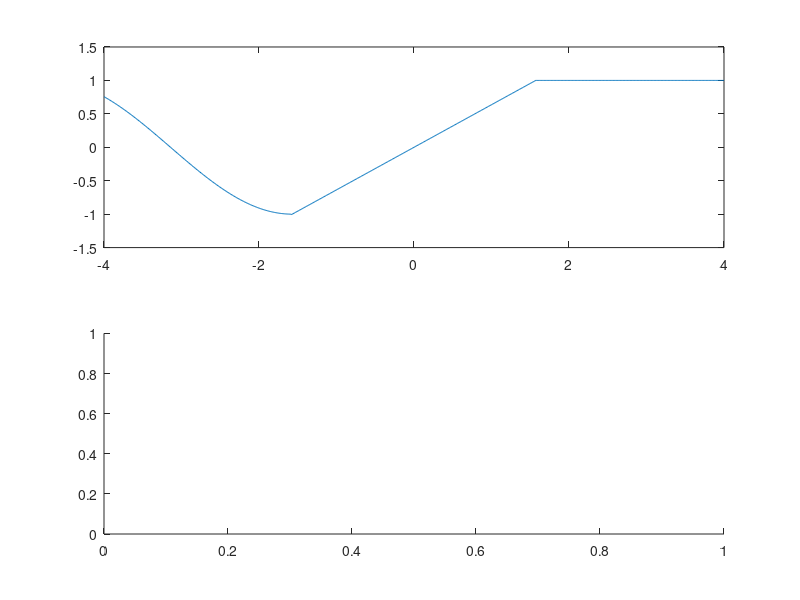
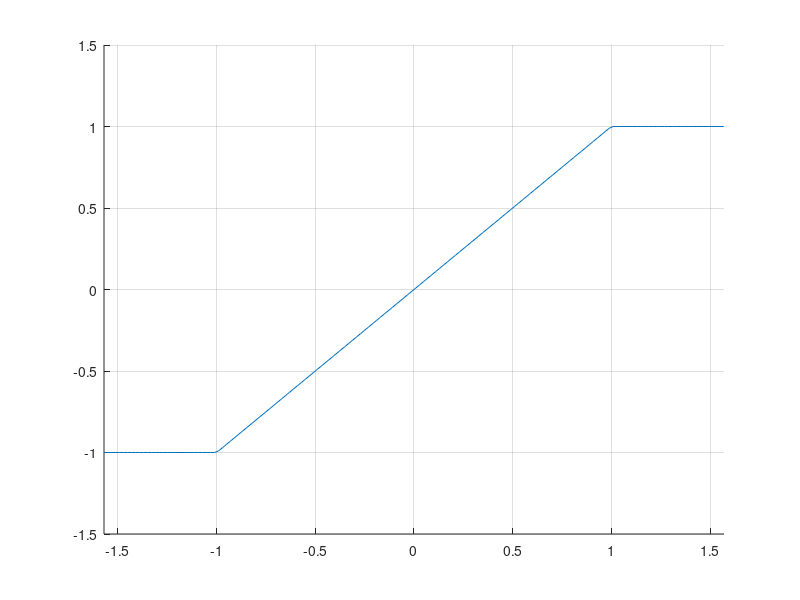

Source code (MATLAB) for these figures, in order: (Note: this script raises an error after producing the figures.)
%exercise 1
A=10.*rand(10,10);
adim = size(A);
for i=1:1:adim(1,1)
    for j = 1:1:adim(1,2)
    t = A(i,j);
    while(t~=fix(t))
        t = 10.*t;
    end
        if rem(t,2) == 0
            A(i,j)=2;
        end
    end
end
%note: double values are stored with up to 15 chars in mantissa
for i = 1:1:adim(1,1)
    A(i,i) = 1;
end
display(A);

%exercise 2
step = 0.01;
X=-4:step:4
dim = size(X);
Y = zeros(dim);
for i = 1:1:dim(1,2)
    if step*i-4 < -pi/2
        Y(1,i) = sin(X(1,i));
    elseif step*i-4 < pi/2
        Y(1,i) = 2*X(1,i)/pi;
    else
        Y(1,i) = 1;
    end
end
figure
subplot(2, 1, 1)
plot(X,Y)
axis([-4 4 -1.5 1.5]);
subplot(2,1,2)

prompt = 'Type in X value:'
x1 = input(prompt)

flag = false;
if x1<-4 || x1 > 4
    display('error, x exceeds given diapasone');
elseif x1 < -pi/2
    Axis = [-4 -pi/2 -1.5 1.5];
    flag = true;
elseif x1 < pi/2
    Axis = [-pi/2 pi/2 -1.5 1.5];
    flag = true;
else
    Axis = [pi/2 4 -1.5 1.5];
    flag = true;
end
if flag == true
    plot(X,Y)
   axis (Axis);
end

%exercise 3
X=-pi/2:0.02:pi/2
num = size(X);
Y=zeros(num);
for i=1:1:num(1,2)
    if X(1,i) < -1
        Y(1,i)=-1;
    elseif X(1,i) < 1
        Y(1,i)=X(1,i);
    else
        Y(1,i)=1;
    end
end
figure
hold on
grid on
plot(X,Y)
axis([-pi/2 pi/2 -1.5 1.5])

%ex 4 (table)
load('conditionals_table.m', '-mat', 'T');
display(T);
%histogram of our transcripts' identification numbers
figure
hold on
grid on
title('transcritp ID');
histogram(str2double(table2array(T(:,2))));

%additonal task
T_add=table(X',Y', 'VariableNames', {'X', 'Y'});
T_add = T_add(30:40, :)
